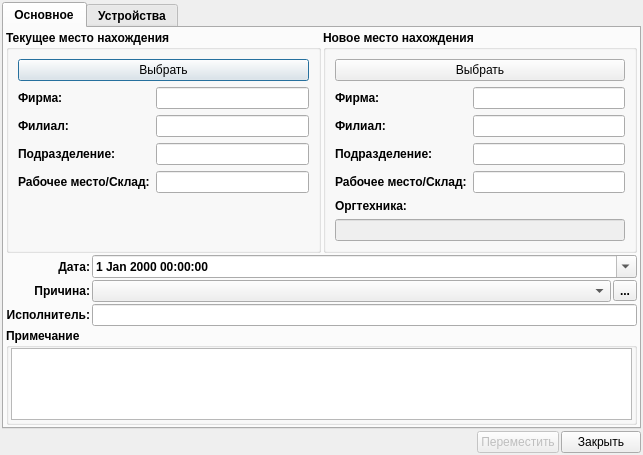
<?xml version="1.0" encoding="UTF-8"?>
<ui version="4.0">
 <class>MoveDevice</class>
 <widget class="QDialog" name="MoveDevice">
  <property name="geometry">
   <rect>
    <x>0</x>
    <y>0</y>
    <width>643</width>
    <height>443</height>
   </rect>
  </property>
  <property name="windowTitle">
   <string>Перемещение устройства</string>
  </property>
  <layout class="QVBoxLayout" name="verticalLayout_5">
   <property name="spacing">
    <number>2</number>
   </property>
   <property name="margin">
    <number>2</number>
   </property>
   <item>
    <widget class="QTabWidget" name="tabWidget">
     <property name="font">
      <font>
       <weight>75</weight>
       <bold>true</bold>
      </font>
     </property>
     <property name="currentIndex">
      <number>0</number>
     </property>
     <widget class="QWidget" name="primaryTab">
      <attribute name="title">
       <string>Основное</string>
      </attribute>
      <layout class="QVBoxLayout" name="verticalLayout_4">
       <property name="spacing">
        <number>2</number>
       </property>
       <property name="margin">
        <number>2</number>
       </property>
       <item>
        <layout class="QHBoxLayout" name="horizontalLayout_2">
         <item>
          <widget class="QGroupBox" name="groupBox">
           <property name="font">
            <font>
             <weight>75</weight>
             <bold>true</bold>
            </font>
           </property>
           <property name="title">
            <string>Текущее место нахождения</string>
           </property>
           <layout class="QVBoxLayout" name="verticalLayout_3">
            <item>
             <widget class="QPushButton" name="selectCur">
              <property name="font">
               <font>
                <weight>50</weight>
                <bold>false</bold>
               </font>
              </property>
              <property name="text">
               <string>Выбрать</string>
              </property>
              <property name="icon">
               <iconset resource="../icons.qrc">
                <normaloff>:/24x24/select/ico/selectall_24x24.png</normaloff>:/24x24/select/ico/selectall_24x24.png</iconset>
              </property>
             </widget>
            </item>
            <item>
             <layout class="QGridLayout" name="gridLayout">
              <item row="0" column="0" colspan="3">
               <widget class="QLabel" name="label">
                <property name="text">
                 <string>Фирма:</string>
                </property>
                <property name="alignment">
                 <set>Qt::AlignLeading|Qt::AlignLeft|Qt::AlignVCenter</set>
                </property>
               </widget>
              </item>
              <item row="0" column="3">
               <widget class="QLineEdit" name="curOrg">
                <property name="readOnly">
                 <bool>true</bool>
                </property>
               </widget>
              </item>
              <item row="1" column="0" colspan="3">
               <widget class="QLabel" name="label_2">
                <property name="text">
                 <string>Филиал:</string>
                </property>
                <property name="alignment">
                 <set>Qt::AlignLeading|Qt::AlignLeft|Qt::AlignVCenter</set>
                </property>
               </widget>
              </item>
              <item row="1" column="3">
               <widget class="QLineEdit" name="curFilPred">
                <property name="readOnly">
                 <bool>true</bool>
                </property>
               </widget>
              </item>
              <item row="2" column="0" colspan="3">
               <widget class="QLabel" name="label_3">
                <property name="text">
                 <string>Подразделение:</string>
                </property>
                <property name="alignment">
                 <set>Qt::AlignLeading|Qt::AlignLeft|Qt::AlignVCenter</set>
                </property>
               </widget>
              </item>
              <item row="2" column="3">
               <widget class="QLineEdit" name="curDep">
                <property name="readOnly">
                 <bool>true</bool>
                </property>
               </widget>
              </item>
              <item row="3" column="0" colspan="3">
               <widget class="QLabel" name="label_4">
                <property name="text">
                 <string>Рабочее место/Склад:</string>
                </property>
                <property name="alignment">
                 <set>Qt::AlignLeading|Qt::AlignLeft|Qt::AlignVCenter</set>
                </property>
               </widget>
              </item>
              <item row="3" column="3">
               <widget class="QLineEdit" name="curWP">
                <property name="readOnly">
                 <bool>true</bool>
                </property>
               </widget>
              </item>
              <item row="4" column="0">
               <widget class="QLabel" name="label_10">
                <property name="text">
                 <string/>
                </property>
               </widget>
              </item>
             </layout>
            </item>
           </layout>
          </widget>
         </item>
         <item>
          <widget class="QGroupBox" name="groupBox_2">
           <property name="font">
            <font>
             <weight>75</weight>
             <bold>true</bold>
            </font>
           </property>
           <property name="title">
            <string>Новое место нахождения</string>
           </property>
           <layout class="QVBoxLayout" name="verticalLayout_2">
            <item>
             <widget class="QPushButton" name="selectNew">
              <property name="font">
               <font>
                <weight>50</weight>
                <bold>false</bold>
               </font>
              </property>
              <property name="text">
               <string>Выбрать</string>
              </property>
              <property name="icon">
               <iconset resource="../icons.qrc">
                <normaloff>:/24x24/select/ico/selectall_24x24.png</normaloff>:/24x24/select/ico/selectall_24x24.png</iconset>
              </property>
             </widget>
            </item>
            <item>
             <layout class="QGridLayout" name="gridLayout_2">
              <item row="0" column="0" colspan="2">
               <widget class="QLabel" name="label_5">
                <property name="text">
                 <string>Фирма:</string>
                </property>
                <property name="alignment">
                 <set>Qt::AlignLeading|Qt::AlignLeft|Qt::AlignVCenter</set>
                </property>
               </widget>
              </item>
              <item row="0" column="2">
               <widget class="QLineEdit" name="newOrg">
                <property name="readOnly">
                 <bool>true</bool>
                </property>
               </widget>
              </item>
              <item row="1" column="0" colspan="2">
               <widget class="QLabel" name="label_6">
                <property name="text">
                 <string>Филиал:</string>
                </property>
                <property name="alignment">
                 <set>Qt::AlignLeading|Qt::AlignLeft|Qt::AlignVCenter</set>
                </property>
               </widget>
              </item>
              <item row="1" column="2">
               <widget class="QLineEdit" name="newFilPred">
                <property name="readOnly">
                 <bool>true</bool>
                </property>
               </widget>
              </item>
              <item row="2" column="0" colspan="2">
               <widget class="QLabel" name="label_7">
                <property name="text">
                 <string>Подразделение:</string>
                </property>
                <property name="alignment">
                 <set>Qt::AlignLeading|Qt::AlignLeft|Qt::AlignVCenter</set>
                </property>
               </widget>
              </item>
              <item row="2" column="2">
               <widget class="QLineEdit" name="newDep">
                <property name="readOnly">
                 <bool>true</bool>
                </property>
               </widget>
              </item>
              <item row="3" column="0" colspan="2">
               <widget class="QLabel" name="label_8">
                <property name="text">
                 <string>Рабочее место/Склад:</string>
                </property>
                <property name="alignment">
                 <set>Qt::AlignLeading|Qt::AlignLeft|Qt::AlignVCenter</set>
                </property>
               </widget>
              </item>
              <item row="3" column="2">
               <widget class="QLineEdit" name="newWP">
                <property name="readOnly">
                 <bool>true</bool>
                </property>
               </widget>
              </item>
              <item row="4" column="0">
               <widget class="QLabel" name="label_9">
                <property name="text">
                 <string>Оргтехника:</string>
                </property>
               </widget>
              </item>
              <item row="5" column="0" colspan="3">
               <widget class="LineEditTwoButton" name="newOrgTex">
                <property name="enabled">
                 <bool>false</bool>
                </property>
                <property name="readOnly">
                 <bool>true</bool>
                </property>
               </widget>
              </item>
             </layout>
            </item>
           </layout>
          </widget>
         </item>
        </layout>
       </item>
       <item>
        <layout class="QGridLayout" name="gridLayout_3">
         <item row="0" column="0" colspan="2">
          <widget class="QLabel" name="label_11">
           <property name="font">
            <font>
             <weight>75</weight>
             <bold>true</bold>
            </font>
           </property>
           <property name="text">
            <string>Дата:</string>
           </property>
           <property name="alignment">
            <set>Qt::AlignRight|Qt::AlignTrailing|Qt::AlignVCenter</set>
           </property>
          </widget>
         </item>
         <item row="0" column="2">
          <widget class="QDateTimeEdit" name="dateMoved">
           <property name="calendarPopup">
            <bool>true</bool>
           </property>
          </widget>
         </item>
         <item row="1" column="0" colspan="2">
          <widget class="QLabel" name="label_12">
           <property name="font">
            <font>
             <weight>75</weight>
             <bold>true</bold>
            </font>
           </property>
           <property name="text">
            <string>Причина:</string>
           </property>
           <property name="alignment">
            <set>Qt::AlignRight|Qt::AlignTrailing|Qt::AlignVCenter</set>
           </property>
          </widget>
         </item>
         <item row="2" column="0" colspan="2">
          <widget class="QLabel" name="label_13">
           <property name="font">
            <font>
             <weight>75</weight>
             <bold>true</bold>
            </font>
           </property>
           <property name="text">
            <string>Исполнитель:</string>
           </property>
           <property name="alignment">
            <set>Qt::AlignRight|Qt::AlignTrailing|Qt::AlignVCenter</set>
           </property>
          </widget>
         </item>
         <item row="2" column="2">
          <widget class="LineEditTwoButton" name="performer">
           <property name="font">
            <font>
             <weight>75</weight>
             <bold>true</bold>
            </font>
           </property>
           <property name="readOnly">
            <bool>true</bool>
           </property>
          </widget>
         </item>
         <item row="1" column="2">
          <layout class="QHBoxLayout" name="horizontalLayout_6">
           <property name="spacing">
            <number>2</number>
           </property>
           <item>
            <widget class="QComboBox" name="cause"/>
           </item>
           <item>
            <widget class="QToolButton" name="buttonEditCause">
             <property name="text">
              <string>...</string>
             </property>
             <property name="icon">
              <iconset resource="../icons.qrc">
               <normaloff>:/16x16/book/ico/book_open_16x16.png</normaloff>:/16x16/book/ico/book_open_16x16.png</iconset>
             </property>
            </widget>
           </item>
          </layout>
         </item>
        </layout>
       </item>
       <item>
        <widget class="QGroupBox" name="groupBox_4">
         <property name="font">
          <font>
           <weight>75</weight>
           <bold>true</bold>
          </font>
         </property>
         <property name="title">
          <string>Примечание</string>
         </property>
         <layout class="QHBoxLayout" name="horizontalLayout_4">
          <property name="spacing">
           <number>2</number>
          </property>
          <property name="leftMargin">
           <number>2</number>
          </property>
          <property name="topMargin">
           <number>0</number>
          </property>
          <property name="rightMargin">
           <number>2</number>
          </property>
          <property name="bottomMargin">
           <number>2</number>
          </property>
          <item>
           <widget class="QTextEdit" name="note"/>
          </item>
         </layout>
        </widget>
       </item>
      </layout>
     </widget>
     <widget class="QWidget" name="deviceTab">
      <attribute name="title">
       <string>Устройства</string>
      </attribute>
      <layout class="QHBoxLayout" name="horizontalLayout_5">
       <property name="spacing">
        <number>2</number>
       </property>
       <property name="margin">
        <number>2</number>
       </property>
       <item>
        <widget class="QGroupBox" name="groupBox_3">
         <property name="font">
          <font>
           <weight>75</weight>
           <bold>true</bold>
          </font>
         </property>
         <property name="title">
          <string>Устройства для перемещения:</string>
         </property>
         <layout class="QHBoxLayout" name="horizontalLayout_3">
          <property name="spacing">
           <number>2</number>
          </property>
          <property name="leftMargin">
           <number>2</number>
          </property>
          <property name="topMargin">
           <number>0</number>
          </property>
          <property name="rightMargin">
           <number>2</number>
          </property>
          <property name="bottomMargin">
           <number>2</number>
          </property>
          <item>
           <widget class="QTreeView" name="deviceForMoveView">
            <property name="editTriggers">
             <set>QAbstractItemView::NoEditTriggers</set>
            </property>
            <property name="alternatingRowColors">
             <bool>true</bool>
            </property>
            <property name="rootIsDecorated">
             <bool>false</bool>
            </property>
            <property name="allColumnsShowFocus">
             <bool>true</bool>
            </property>
            <property name="expandsOnDoubleClick">
             <bool>false</bool>
            </property>
           </widget>
          </item>
          <item>
           <layout class="QVBoxLayout" name="verticalLayout">
            <property name="spacing">
             <number>1</number>
            </property>
            <item>
             <widget class="QPushButton" name="addDeviceForMove">
              <property name="enabled">
               <bool>false</bool>
              </property>
              <property name="font">
               <font>
                <weight>50</weight>
                <bold>false</bold>
               </font>
              </property>
              <property name="text">
               <string>Добавить</string>
              </property>
              <property name="icon">
               <iconset resource="../icons.qrc">
                <normaloff>:/16x16/add/ico/edit_add_16x16.png</normaloff>:/16x16/add/ico/edit_add_16x16.png</iconset>
              </property>
             </widget>
            </item>
            <item>
             <widget class="QPushButton" name="delDeviceForMove">
              <property name="enabled">
               <bool>false</bool>
              </property>
              <property name="font">
               <font>
                <weight>50</weight>
                <bold>false</bold>
               </font>
              </property>
              <property name="text">
               <string>Удалить</string>
              </property>
              <property name="icon">
               <iconset resource="../icons.qrc">
                <normaloff>:/16x16/cancelDel/ico/del_16x16.png</normaloff>:/16x16/cancelDel/ico/del_16x16.png</iconset>
              </property>
             </widget>
            </item>
            <item>
             <widget class="QPushButton" name="cancel">
              <property name="enabled">
               <bool>false</bool>
              </property>
              <property name="font">
               <font>
                <weight>50</weight>
                <bold>false</bold>
               </font>
              </property>
              <property name="text">
               <string>Отмена</string>
              </property>
              <property name="icon">
               <iconset resource="../icons.qrc">
                <normaloff>:/16x16/revert/ico/revert_16x16.png</normaloff>:/16x16/revert/ico/revert_16x16.png</iconset>
              </property>
             </widget>
            </item>
            <item>
             <spacer name="verticalSpacer">
              <property name="orientation">
               <enum>Qt::Vertical</enum>
              </property>
              <property name="sizeHint" stdset="0">
               <size>
                <width>20</width>
                <height>40</height>
               </size>
              </property>
             </spacer>
            </item>
           </layout>
          </item>
         </layout>
        </widget>
       </item>
      </layout>
     </widget>
    </widget>
   </item>
   <item>
    <layout class="QHBoxLayout" name="horizontalLayout">
     <item>
      <spacer name="horizontalSpacer">
       <property name="orientation">
        <enum>Qt::Horizontal</enum>
       </property>
       <property name="sizeHint" stdset="0">
        <size>
         <width>40</width>
         <height>20</height>
        </size>
       </property>
      </spacer>
     </item>
     <item>
      <widget class="QPushButton" name="moveDev">
       <property name="enabled">
        <bool>false</bool>
       </property>
       <property name="text">
        <string>Переместить</string>
       </property>
       <property name="icon">
        <iconset resource="../icons.qrc">
         <normaloff>:/16x16/move/ico/move_16x16.png</normaloff>:/16x16/move/ico/move_16x16.png</iconset>
       </property>
      </widget>
     </item>
     <item>
      <widget class="QPushButton" name="closeButton">
       <property name="text">
        <string>Закрыть</string>
       </property>
       <property name="icon">
        <iconset resource="../icons.qrc">
         <normaloff>:/16x16/cancelDel/ico/button_cancel_16x16 (1).png</normaloff>:/16x16/cancelDel/ico/button_cancel_16x16 (1).png</iconset>
       </property>
      </widget>
     </item>
    </layout>
   </item>
  </layout>
 </widget>
 <customwidgets>
  <customwidget>
   <class>LineEditTwoButton</class>
   <extends>QLineEdit</extends>
   <header>plugins/lineedittwobutton/lineedittwobutton.h</header>
  </customwidget>
 </customwidgets>
 <resources>
  <include location="../icons.qrc"/>
 </resources>
 <connections/>
</ui>
